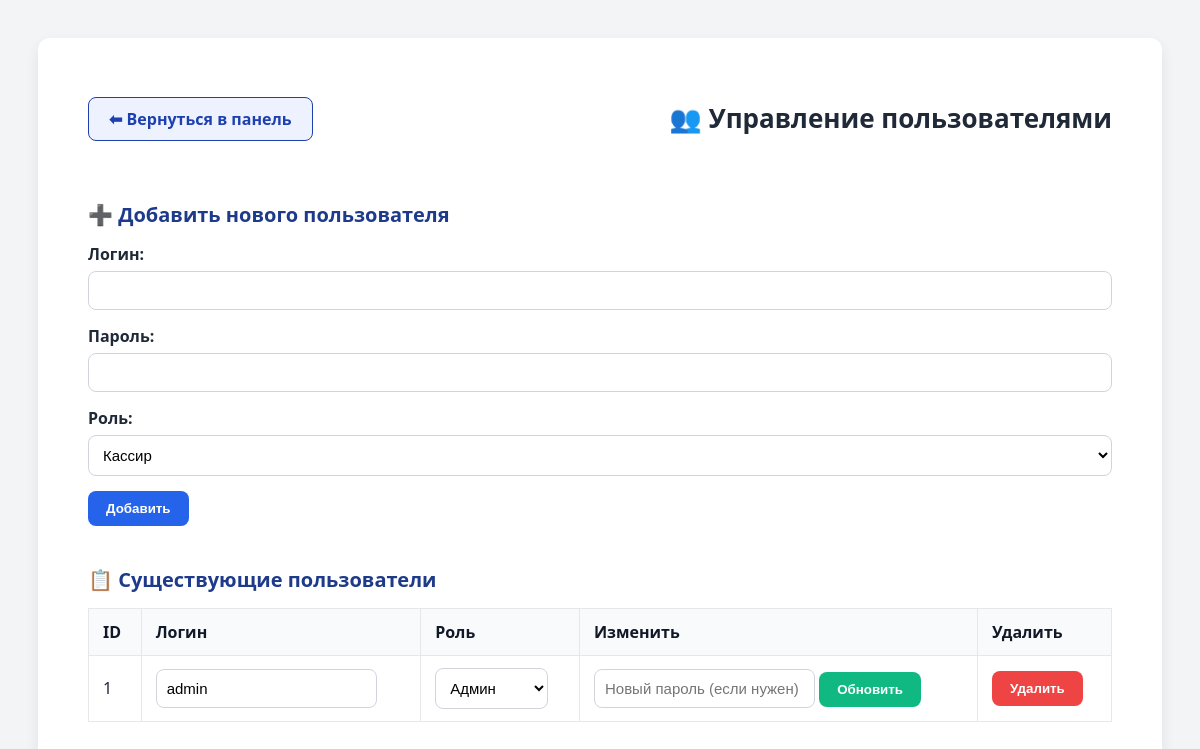
/users.php (signed in), run on the app's committed database.
### tables this page shows
CREATE TABLE `users` (
  `id` int(11) NOT NULL,
  `username` varchar(50) NOT NULL,
  `password` varchar(255) NOT NULL,
  `role` enum('admin','cashier','manager') DEFAULT 'cashier'
);

### users.php (the view, shortened to what this page needs)
<?php
include 'config.php';
$users = $pdo->query("SELECT id, username, role FROM users ORDER BY id")->fetchAll();
?>
<!DOCTYPE html>
<html lang="ru">
<head>
    <link rel="stylesheet" href="style/users.css ">
</head>
<body>
    <div class="container">
        <div style="display: flex; justify-content: space-between; align-items: center;">
        <a href="dashboard.php" class="btn-back">⬅ Вернуться в панель</a>
        <h2>👥 Управление пользователями</h2>
        </div>
        <h3>➕ Добавить нового пользователя</h3>
        <form method="post">
            <div class="form-group">
                <label for="username_add">Логин:</label>
                <input type="text" id="username_add" name="username" required>
            </div>
            <div class="form-group">
                <label for="password_add">Пароль:</label>
                <input type="password" id="password_add" name="password" required>
            </div>
            <div class="form-group">
                <label for="role_add">Роль:</label>
                <select id="role_add" name="role" class="role-select">
                    <option value="cashier">Кассир</option>
                </select>
            </div>
            <button type="submit">Добавить</button>
        </form>
        <h3>📋 Существующие пользователи</h3>
        <table>
            <thead>
                <tr>
                    <th>ID</th>
                    <th>Логин</th>
                    <th>Роль</th>
                    <th>Изменить</th>
                    <th>Удалить</th>
                </tr>
            </thead>
            <tbody>
                <?php foreach ($users as $user): ?>
                    <tr>
                        <form method="post" style="margin:0;">
                            <td><?= $user['id'] ?></td>
                            <td>
                                <input type="text" name="username" value="<?= htmlspecialchars($user['username']) ?>" required>
                            </td>
                            <td>
                                <select name="role" class="role-select" required>
                                    <option value="admin" <?= $user['role'] === 'admin' ? 'selected' : '' ?>>Админ</option>
                                </select>
                            </td>
                            <td>
                                <input type="password" name="password" placeholder="Новый пароль (если нужен)">
                                <button type="submit" class="update-btn">Обновить</button>
                            </td>
                        </form>
                        <td>
                            <form method="post" onsubmit="return confirm('Вы уверены, что хотите удалить этого пользователя?');" style="margin:0;">
                                <button type="submit" class="delete-btn">Удалить</button>
                            </form>
                        </td>
                    </tr>
                <?php endforeach; ?>
            </tbody>
        </table>
    </div>
</body>
</html>

### style/users.css (style rules this page uses)
body { font-family: 'Segoe UI', Arial, sans-serif; background-color: #f3f4f6; padding: 30px; color: #1f2937; }
.container { max-width: 1050px; margin: 0 auto; background-color: #fff; padding: 40px 50px; box-shadow: 0 6px 14px rgba(0, 0, 0, 0.08); border-radius: 12px; }
.btn-back { background-color: #eef2ff; color: #1e40af; text-decoration: none; font-weight: 600; border: 1px solid #1e40af; border-radius: 8px; padding: 10px 20px; transition: all 0.3s ease; }
h2 { font-size: 26px; font-weight: 700; margin-bottom: 25px; }
h3 { font-size: 20px; margin-top: 40px; margin-bottom: 15px; color: #1e3a8a; }
form { margin-bottom: 30px; }
.form-group { margin-bottom: 15px; display: flex; flex-direction: column; }
label { margin-bottom: 6px; font-weight: 600; }
input[type="text"], input[type="password"], select { padding: 10px; border-radius: 8px; border: 1px solid #d1d5db; font-size: 15px; transition: all 0.2s ease; }
table { width: 100%; border-collapse: collapse; margin-top: 10px; }
th, td { padding: 12px 14px; border: 1px solid #e5e7eb; text-align: left; vertical-align: middle; }
th { background-color: #f9fafb; font-weight: 700; color: #111827; }
button { background-color: #2563eb; color: #fff; border: none; padding: 10px 18px; border-radius: 8px; font-weight: 600; cursor: pointer; transition: all 0.25s ease; }
.update-btn { background-color: #10b981; }
.delete-btn { background-color: #ef4444; }
.role-select { background-color: #fff; }
form, table { animation: fadeIn 0.4s ease; }

### data on the page
users: id "1", username "admin", role "Админ"
